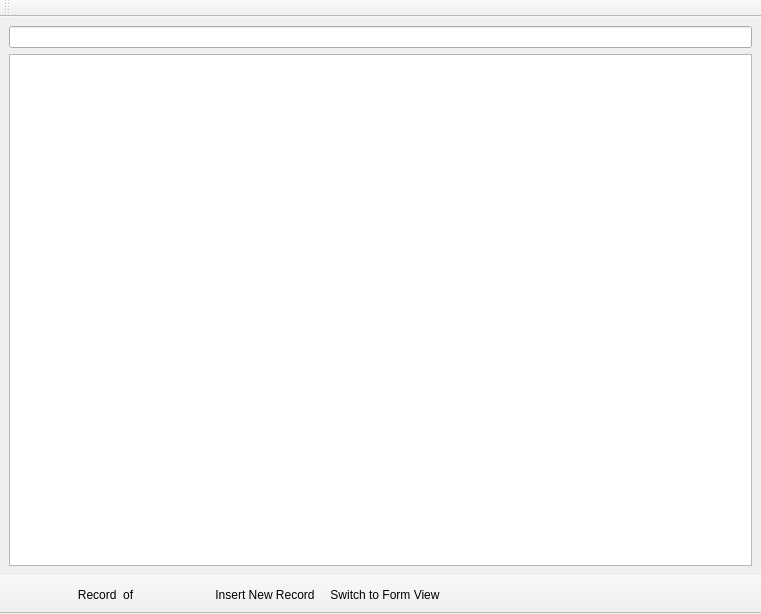
<?xml version="1.0" encoding="UTF-8"?>
<ui version="4.0">
 <class>MainWindow</class>
 <widget class="QMainWindow" name="MainWindow">
  <property name="geometry">
   <rect>
    <x>0</x>
    <y>0</y>
    <width>761</width>
    <height>614</height>
   </rect>
  </property>
  <property name="windowTitle">
   <string>Entity</string>
  </property>
  <widget class="QWidget" name="centralwidget">
   <layout class="QVBoxLayout" name="verticalLayout">
    <item>
     <widget class="QLineEdit" name="txtSearch">
      <property name="clearButtonEnabled">
       <bool>true</bool>
      </property>
     </widget>
    </item>
    <item>
     <widget class="QTableView" name="tableView">
      <property name="editTriggers">
       <set>QAbstractItemView::AnyKeyPressed|QAbstractItemView::DoubleClicked|QAbstractItemView::EditKeyPressed|QAbstractItemView::SelectedClicked</set>
      </property>
      <property name="alternatingRowColors">
       <bool>true</bool>
      </property>
      <property name="selectionBehavior">
       <enum>QAbstractItemView::SelectRows</enum>
      </property>
      <property name="sortingEnabled">
       <bool>true</bool>
      </property>
     </widget>
    </item>
   </layout>
  </widget>
  <widget class="QToolBar" name="toolbNav">
   <property name="windowTitle">
    <string>toolBar_2</string>
   </property>
   <property name="movable">
    <bool>false</bool>
   </property>
   <property name="toolButtonStyle">
    <enum>Qt::ToolButtonTextBesideIcon</enum>
   </property>
   <attribute name="toolBarArea">
    <enum>BottomToolBarArea</enum>
   </attribute>
   <attribute name="toolBarBreak">
    <bool>false</bool>
   </attribute>
   <addaction name="actionFirst"/>
   <addaction name="actionPrev"/>
   <addaction name="actionRecordNr"/>
   <addaction name="actionNext"/>
   <addaction name="actionLast"/>
   <addaction name="actionNewRecord"/>
   <addaction name="actionswitchView"/>
  </widget>
  <widget class="QToolBar" name="toolbCrud">
   <property name="windowTitle">
    <string>toolBar</string>
   </property>
   <property name="movable">
    <bool>true</bool>
   </property>
   <property name="toolButtonStyle">
    <enum>Qt::ToolButtonTextBesideIcon</enum>
   </property>
   <attribute name="toolBarArea">
    <enum>TopToolBarArea</enum>
   </attribute>
   <attribute name="toolBarBreak">
    <bool>false</bool>
   </attribute>
  </widget>
  <action name="actionNewRecord">
   <property name="icon">
    <iconset resource="../resources/icons.qrc">
     <normaloff>:/CRUD_S/icons/addNewRecord.png</normaloff>:/CRUD_S/icons/addNewRecord.png</iconset>
   </property>
   <property name="text">
    <string>Insert New Record</string>
   </property>
   <property name="toolTip">
    <string>Insert a New Record</string>
   </property>
  </action>
  <action name="actionFirst">
   <property name="icon">
    <iconset resource="../resources/icons.qrc">
     <normaloff>:/navigation/icons/GoToFirstRecord.png</normaloff>:/navigation/icons/GoToFirstRecord.png</iconset>
   </property>
   <property name="text">
    <string/>
   </property>
   <property name="toolTip">
    <string>Go to First Record</string>
   </property>
  </action>
  <action name="actionPrev">
   <property name="icon">
    <iconset resource="../resources/icons.qrc">
     <normaloff>:/navigation/icons/GoToPrevRecord.png</normaloff>:/navigation/icons/GoToPrevRecord.png</iconset>
   </property>
   <property name="text">
    <string/>
   </property>
   <property name="toolTip">
    <string>Go to Previous Record</string>
   </property>
  </action>
  <action name="actionNext">
   <property name="icon">
    <iconset resource="../resources/icons.qrc">
     <normaloff>:/navigation/icons/GoToNextRecord.png</normaloff>:/navigation/icons/GoToNextRecord.png</iconset>
   </property>
   <property name="text">
    <string/>
   </property>
   <property name="toolTip">
    <string>Go to Next Record</string>
   </property>
  </action>
  <action name="actionLast">
   <property name="icon">
    <iconset resource="../resources/icons.qrc">
     <normaloff>:/navigation/icons/GoToLastRecord.png</normaloff>:/navigation/icons/GoToLastRecord.png</iconset>
   </property>
   <property name="text">
    <string/>
   </property>
   <property name="toolTip">
    <string>Go to Last Record</string>
   </property>
  </action>
  <action name="actionRecordNr">
   <property name="text">
    <string>Record ... of ...</string>
   </property>
  </action>
  <action name="actionDelete">
   <property name="icon">
    <iconset resource="../resources/icons.qrc">
     <normaloff>:/CRUD_S/icons/deleteRecord.png</normaloff>:/CRUD_S/icons/deleteRecord.png</iconset>
   </property>
   <property name="text">
    <string>Delete</string>
   </property>
   <property name="toolTip">
    <string>Delete Record/s</string>
   </property>
  </action>
  <action name="actionSave">
   <property name="icon">
    <iconset resource="../resources/icons.qrc">
     <normaloff>:/CRUD_S/icons/save.png</normaloff>:/CRUD_S/icons/save.png</iconset>
   </property>
   <property name="text">
    <string>Save</string>
   </property>
   <property name="toolTip">
    <string>Save all Records</string>
   </property>
  </action>
  <action name="actionSearch">
   <property name="icon">
    <iconset resource="../resources/icons.qrc">
     <normaloff>:/CRUD_S/icons/search.png</normaloff>:/CRUD_S/icons/search.png</iconset>
   </property>
   <property name="text">
    <string>Search</string>
   </property>
   <property name="toolTip">
    <string>Search for a record</string>
   </property>
  </action>
  <action name="actionswitchView">
   <property name="icon">
    <iconset resource="../resources/icons.qrc">
     <normaloff>:/navigation/icons/form.png</normaloff>:/navigation/icons/form.png</iconset>
   </property>
   <property name="text">
    <string>Switch to Form View</string>
   </property>
   <property name="toolTip">
    <string>Change the view to Table or Form view</string>
   </property>
  </action>
 </widget>
 <resources>
  <include location="../resources/icons.qrc"/>
 </resources>
 <connections/>
</ui>
